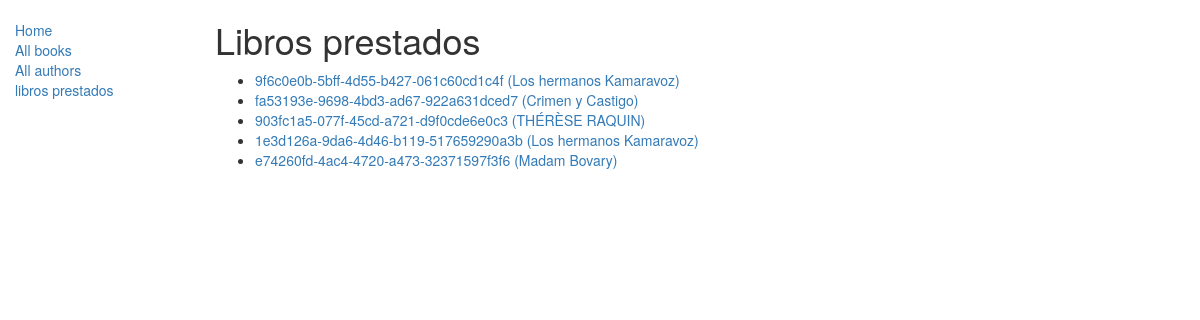
/catalog/listaprestados/, run on the app's committed database.
### catalog/models.py (models this page shows, shortened)
class BookInstance(models.Model):
    id = models.UUIDField(primary_key = True, default=uuid.uuid4,help_text="id unico del ejemplar en toda la biblioteca")
    imprent = models.CharField(max_length= 200, help_text="Introduce el nombre de la editorial")
    due_back = models.DateField(null=True,blank = True)
    loan_status =(
            ("m","Maintenance"),
            ("o","on loan"),
            ("a","available"),
            ("r","reserverd")
        )
    book = models.ForeignKey(Book,on_delete = models.SET_NULL, null = True)
    lenguaje = models.ForeignKey("Language", on_delete = models.SET_NULL , null = True)
    status = models.CharField(max_length = 1, choices = loan_status, blank = True, default = "m",help_text = "Disponibilidad d del ejemplar")
    class Meta:
        ordering = ["due_back"]
    def __str__(self):
        return "%s  (%s)" % (self.id,self.book.title)

class Book(models.Model):
    title = models.CharField(max_length = 200, help_text= "Introduce el nombre del libro")
    author = models.ForeignKey("Author",on_delete = models.SET_NULL, null= True)
    summary = models.TextField(max_length = 1000 , help_text = "ingrese una breve descripcion del libro")
    genre = models.ManyToManyField(Genre,help_text = "Selecciona un genero")
    def display_genre(self):
        """
           crea un string para el admin
        """
        return " ".join([genre.name for genre in self.genre.all()])
    display_genre.shortDescription = "Genre"
    isbn = models.CharField("ISBN",max_length = 13,help_text = "13 Caracteres <a href='https://www.isbn-international.org/content/what-isbn'ISBN number</a>")

### catalog/views.py (the view)
# urls.py: path("listaprestados/",views.ListaPrestados.as_view(),name = "prestados")]
class ListaPrestados(generic.ListView):
    model = BookInstance
    def get_queryset(self):
        return super().get_queryset().filter(status__exact = "o")

### catalog/templates/catalog/bookinstance_list.html
{%extends "base_generic.html" %}
{%block content%}
{%if object_list%}
<h1> Libros prestados </h1>
<ul>
 {%for i in object_list %}
 <li> <a href="">{{i}}</li>
 {%endfor%}
</ul>
{%else%}
<h3> No hay libros prestados </h3>
{%endif%}
{%endblock%}

### data on the page
BookInstance: id+book "9f6c0e0b-5bff-4d55-b427-061c60cd1c4f (Los hermanos Kamaravoz)"
BookInstance: id+book "fa53193e-9698-4bd3-ad67-922a631dced7 (Crimen y Castigo)"
BookInstance: id+book "903fc1a5-077f-45cd-a721-d9f0cde6e0c3 (THÉRÈSE RAQUIN)"
BookInstance: id+book "1e3d126a-9da6-4d46-b119-517659290a3b (Los hermanos Kamaravoz)"
BookInstance: id+book "e74260fd-4ac4-4720-a473-32371597f3f6 (Madam Bovary)"
